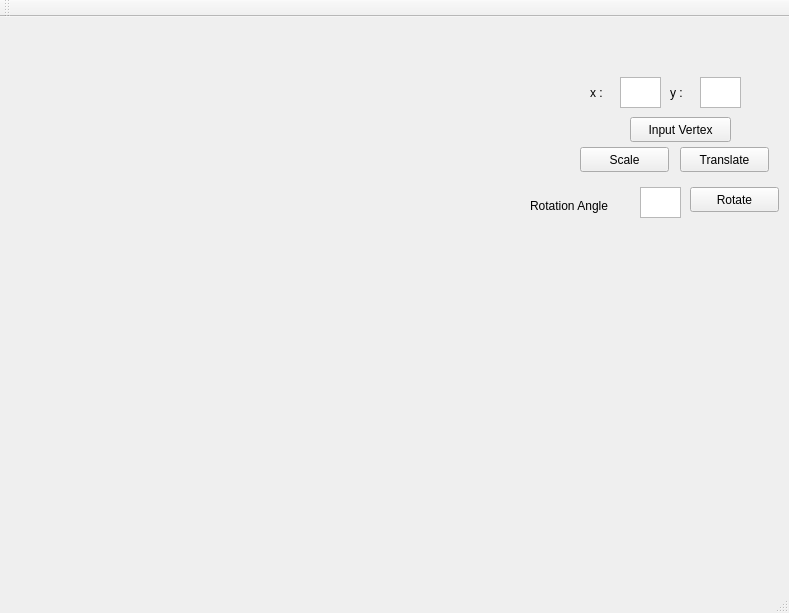
<?xml version="1.0" encoding="UTF-8"?>
<ui version="4.0">
 <class>MainWindow</class>
 <widget class="QMainWindow" name="MainWindow">
  <property name="geometry">
   <rect>
    <x>0</x>
    <y>0</y>
    <width>789</width>
    <height>613</height>
   </rect>
  </property>
  <property name="windowTitle">
   <string>MainWindow</string>
  </property>
  <widget class="QWidget" name="centralWidget">
   <widget class="QLabel" name="window">
    <property name="geometry">
     <rect>
      <x>20</x>
      <y>20</y>
      <width>500</width>
      <height>500</height>
     </rect>
    </property>
    <property name="text">
     <string/>
    </property>
   </widget>
   <widget class="QPushButton" name="scale">
    <property name="geometry">
     <rect>
      <x>580</x>
      <y>130</y>
      <width>89</width>
      <height>25</height>
     </rect>
    </property>
    <property name="text">
     <string>Scale</string>
    </property>
   </widget>
   <widget class="QPushButton" name="translate">
    <property name="geometry">
     <rect>
      <x>680</x>
      <y>130</y>
      <width>89</width>
      <height>25</height>
     </rect>
    </property>
    <property name="text">
     <string>Translate</string>
    </property>
   </widget>
   <widget class="QPushButton" name="rotate">
    <property name="geometry">
     <rect>
      <x>690</x>
      <y>170</y>
      <width>89</width>
      <height>25</height>
     </rect>
    </property>
    <property name="text">
     <string>Rotate</string>
    </property>
   </widget>
   <widget class="QLabel" name="label_8">
    <property name="geometry">
     <rect>
      <x>530</x>
      <y>180</y>
      <width>111</width>
      <height>17</height>
     </rect>
    </property>
    <property name="text">
     <string>Rotation Angle</string>
    </property>
   </widget>
   <widget class="QTextEdit" name="theta">
    <property name="geometry">
     <rect>
      <x>640</x>
      <y>170</y>
      <width>41</width>
      <height>31</height>
     </rect>
    </property>
   </widget>
   <widget class="QTextEdit" name="y">
    <property name="geometry">
     <rect>
      <x>700</x>
      <y>60</y>
      <width>41</width>
      <height>31</height>
     </rect>
    </property>
   </widget>
   <widget class="QLabel" name="label_9">
    <property name="geometry">
     <rect>
      <x>590</x>
      <y>60</y>
      <width>21</width>
      <height>31</height>
     </rect>
    </property>
    <property name="text">
     <string>x :</string>
    </property>
   </widget>
   <widget class="QTextEdit" name="x">
    <property name="geometry">
     <rect>
      <x>620</x>
      <y>60</y>
      <width>41</width>
      <height>31</height>
     </rect>
    </property>
   </widget>
   <widget class="QLabel" name="label_10">
    <property name="geometry">
     <rect>
      <x>670</x>
      <y>60</y>
      <width>21</width>
      <height>31</height>
     </rect>
    </property>
    <property name="text">
     <string>y : </string>
    </property>
   </widget>
   <widget class="QPushButton" name="input">
    <property name="geometry">
     <rect>
      <x>630</x>
      <y>100</y>
      <width>101</width>
      <height>25</height>
     </rect>
    </property>
    <property name="text">
     <string>Input Vertex</string>
    </property>
   </widget>
  </widget>
  <widget class="QMenuBar" name="menuBar">
   <property name="geometry">
    <rect>
     <x>0</x>
     <y>0</y>
     <width>789</width>
     <height>22</height>
    </rect>
   </property>
  </widget>
  <widget class="QToolBar" name="mainToolBar">
   <attribute name="toolBarArea">
    <enum>TopToolBarArea</enum>
   </attribute>
   <attribute name="toolBarBreak">
    <bool>false</bool>
   </attribute>
  </widget>
  <widget class="QStatusBar" name="statusBar"/>
 </widget>
 <layoutdefault spacing="6" margin="11"/>
 <resources/>
 <connections/>
</ui>
